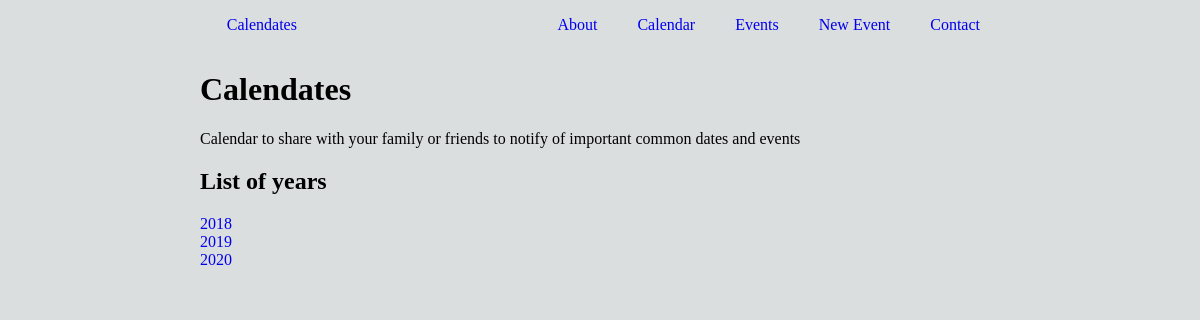
The app's page /calendates/, older data.
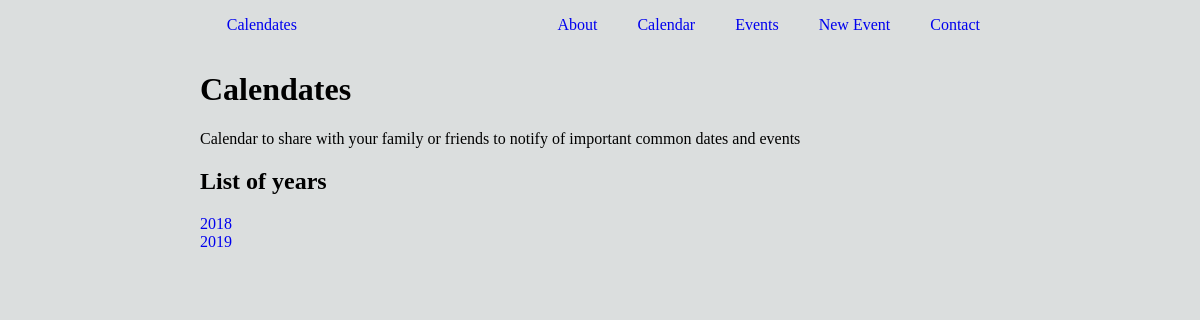
The same page, newer data.
### database_setup.py (models this page shows, shortened)
class Date(db.Model):
	__tablename__ = 'date'
	id = db.Column(db.Integer, primary_key=True)
	year = db.Column(db.Integer) #?? nullable since some events may not know exact date yet
	month = db.Column(db.Integer)
	month_name = db.Column(db.String(9))
	date = db.Column(db.Integer)
	day = db.Column(db.String(8))

### project.py (the view)
@app.route('/')
@app.route('/calendates/', methods=['GET'])
def homePage():
	obj_with_each_year = Date.query.filter(Date.date == 1, Date.month == 1).all()
	return render_template('homepage.html', years = obj_with_each_year)

### templates/homepage.html (shortened to what this page needs)
{% extends "layout.html" %}
{% block head %}
	{{ super() }}
{% endblock %}
{% block heading %} Calendates {% endblock %}
{% block main %}
	Calendar to share with your family or friends to notify of important common dates and events
	<h2>List of years</h2>
	{% for yearobj in years %}
		<a href="{{url_for('year', year = yearobj.year)}}">{{yearobj.year}}</a><br>
	{% endfor %}
{% endblock %}

### templates/layout.html (shortened to what this page needs)
<!DOCTYPE html>
<html>
<head>
	{% block head %}
	<link rel="stylesheet" type="text/css" href="{{url_for('static', filename='style.css') }}">
	{% endblock %}
</head>
<body>
	<div id="wrapper">
		<header>
			<div id="home-btn">
				<a href="{{url_for('homePage')}}">Calendates</a>
			</div>
			<div id="navigation">
				<a href="{{url_for('about')}}"><div>About</div></a>
				<a href="{{url_for('homePage')}}"><div>Calendar</div></a>
				<a href="{{url_for('events')}}"><div>Events</div></a>
				<a href="{{url_for('newEvent')}}"><div>New Event</div></a>
				<a href="{{url_for('contact')}}"><div>Contact</div></a>
			</div>
		</header>
		<div id="content">
			<div id="heading">
				<h1>{% block heading %}{% endblock %}</h1>
			</div>
			<div id="main">
				{% block main %}{% endblock %}
			</div>
		</div>
	</div>
</body>
</html>

### static/style.css (style rules this page uses)
html, body { margin: 0; padding: 0; background-color: #DBDEDE; }
#wrapper { width: 100%; min-height: 100%; margin: 0 auto; flex: 1 0 auto; position: relative; }
a { text-decoration: none; }
header { width: 100%; max-width: 800px; height: 50px; display: flex; margin: 0 auto; }
#home-btn { flex-grow: 1; display: flex; align-items: center; justify-content: space-around; }
#navigation { flex-grow: 4; display: flex; align-items: center; justify-content: flex-end; }
#navigation div { margin: auto 20px; height: 100%; }
#content { max-width: 800px; margin: 0 auto; padding: 0 20px 100px; }

Row changes from the older to the newer data that the page shows:
removed Date: year "2020"
